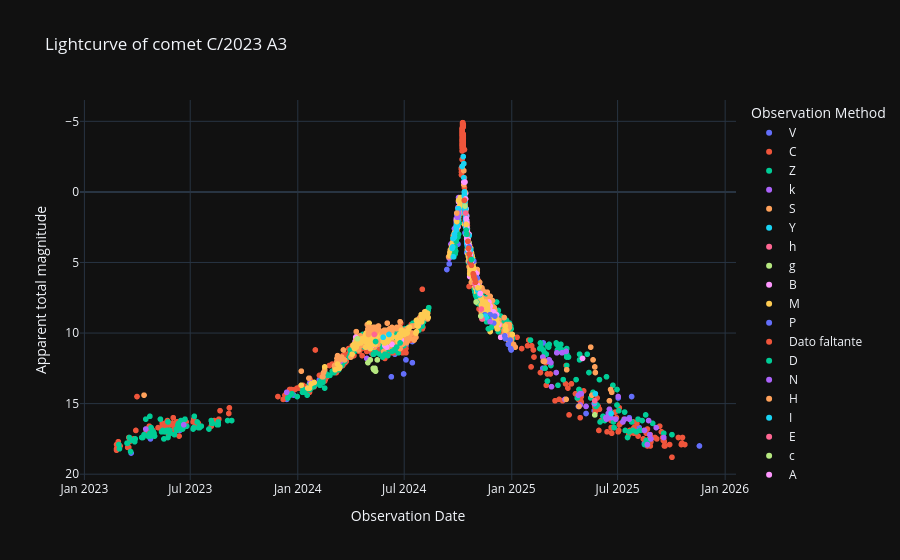

Source (notebook cell):
### Code cell
# Curva de luz cruda.
labels = {'obs_date':'Observation Date','magnitude':'Apparent total magnitude', 'obs_method_key' : 'Observation Method'}
fig = px.scatter(curva_de_luz_cruda_df, x='obs_date', y='magnitude', color='obs_method_key', template= 'plotly_dark', labels= labels, title= f'Lightcurve of comet {nombre_cometa}')
fig.update_yaxes(autorange="reversed")
fig.show()

### Figure 1 — Plotly figure (JSON) as saved in the notebook; plotly's stock layout.template omitted (floating-point values rounded to 4 significant figures; data arrays with more than 128 entries replaced by an {"elided": "..."} marker saying what was removed)
{"data": [{"hovertemplate": "Observation Method=V<br>Observation Date=%{x}<br>Apparent total magnitude=%{y}<extra></extra>", "legendgroup": "V", "marker": {"color": "#636efa", "symbol": "circle"}, "mode": "markers", "name": "V", "showlegend": true, "type": "scattergl", "x": {"elided": "131 str values"}, "xaxis": "x", "y": {"elided": "131 float values"}, "yaxis": "y"}, {"hovertemplate": "Observation Method=C<br>Observation Date=%{x}<br>Apparent total magnitude=%{y}<extra></extra>", "legendgroup": "C", "marker": {"color": "#EF553B", "symbol": "circle"}, "mode": "markers", "name": "C", "showlegend": true, "type": "scattergl", "x": {"elided": "719 str values"}, "xaxis": "x", "y": {"elided": "719 float values"}, "yaxis": "y"}, {"hovertemplate": "Observation Method=Z<br>Observation Date=%{x}<br>Apparent total magnitude=%{y}<extra></extra>", "legendgroup": "Z", "marker": {"color": "#00cc96", "symbol": "circle"}, "mode": "markers", "name": "Z", "showlegend": true, "type": "scattergl", "x": {"elided": "467 str values"}, "xaxis": "x", "y": {"elided": "467 float values"}, "yaxis": "y"}, {"hovertemplate": "Observation Method=k<br>Observation Date=%{x}<br>Apparent total magnitude=%{y}<extra></extra>", "legendgroup": "k", "marker": {"color": "#ab63fa", "symbol": "circle"}, "mode": "markers", "name": "k", "showlegend": true, "type": "scattergl", "x": ["2025-09-18T00:00:00", "2025-09-05T00:00:00", "2025-08-27T00:00:00", "2025-08-25T00:00:00", "2025-08-23T00:00:00", "2025-08-21T00:00:00", "2025-08-16T00:00:00", "2025-07-21T00:00:00", "2025-07-13T00:00:00", "2025-07-10T00:00:00", "2025-07-02T00:00:00", "2025-06-28T00:00:00", "2025-06-20T00:00:00", "2025-06-18T00:00:00", "2025-06-17T00:00:00", "2025-06-16T00:00:00", "2025-06-15T00:00:00", "2025-06-12T00:00:00", "2025-06-11T00:00:00", "2025-05-22T00:00:00", "2025-05-08T00:00:00", "2025-04-30T00:00:00", "2025-04-28T00:00:00", "2025-04-28T00:00:00", "2025-04-26T00:00:00", "2025-04-25T00:00:00", "2025-04-04T00:00:00", "2025-04-02T00:00:00", "2025-03-28T00:00:00", "2025-03-19T00:00:00", "2025-03-18T00:00:00", "2025-03-10T00:00:00", "2025-03-09T00:00:00", "2025-03-06T00:00:00", "2025-03-04T00:00:00", "2025-02-23T00:00:00", "2024-11-29T00:00:00", "2024-11-28T00:00:00", "2024-11-27T00:00:00", "2024-11-22T00:00:00", "2024-11-12T00:00:00", "2024-11-01T00:00:00", "2024-10-28T00:00:00", "2024-10-24T00:00:00", "2024-10-23T00:00:00", "2024-10-20T00:00:00", "2024-10-19T00:00:00", "2024-10-03T00:00:00", "2024-10-02T00:00:00", "2024-10-01T00:00:00", "2024-09-29T00:00:00", "2024-09-28T00:00:00", "2024-09-27T00:00:00", "2024-09-26T00:00:00", "2024-09-26T00:00:00", "2024-09-25T00:00:00", "2024-09-25T00:00:00", "2024-09-25T00:00:00", "2024-09-24T00:00:00", "2024-09-21T00:00:00", "2024-09-19T00:00:00", "2024-09-19T00:00:00", "2024-09-16T00:00:00", "2024-07-28T00:00:00", "2024-06-26T00:00:00", "2024-06-11T00:00:00", "2024-06-10T00:00:00", "2024-05-31T00:00:00", "2024-05-13T00:00:00", "2024-05-13T00:00:00", "2024-05-13T00:00:00", "2024-05-12T00:00:00", "2024-05-12T00:00:00", "2024-05-12T00:00:00", "2024-05-12T00:00:00", "2024-05-07T00:00:00", "2024-05-03T00:00:00", "2024-05-02T00:00:00", "2024-05-01T00:00:00", "2024-05-01T00:00:00", "2024-04-30T00:00:00", "2024-04-28T00:00:00", "2024-04-15T00:00:00", "2024-03-14T00:00:00", "2024-03-05T00:00:00", "2024-01-22T00:00:00", "2023-12-13T00:00:00", "2023-06-20T00:00:00", "2023-04-16T00:00:00"], "xaxis": "x", "y": [17.4, 16.7, 17.5, 17.2, 16.2, 17.9, 16.9, 16.1, 16.1, 16.3, 14.5, 16.1, 16.0, 15.8, 15.4, 16.0, 15.7, 16.1, 16.0, 15.0, 15.2, 14.3, 15.1, 14.3, 15.2, 14.4, 11.3, 14.7, 11.4, 11.4, 12.8, 13.8, 12.1, 11.9, 12.0, 11.7, 8.4, 8.5, 8.1, 8.5, 7.5, 6.2, 6.3, 5.7, 5.6, 4.2, 4.9, 1.2, 0.4, 1.1, 1.5, 1.9, 2.5, 2.6, 2.7, 3.1, 3.1, 2.6, 3.2, 3.6, 4.1, 3.7, 4.7, 9.3, 10.2, 10.7, 10.8, 10.7, 10.9, 9.6, 9.8, 10.0, 10.2, 10.2, 10.4, 10.9, 10.8, 10.2, 9.9, 10.1, 11.0, 11.8, 10.3, 12.0, 12.3, 13.5, 14.2, 16.5, 16.8], "yaxis": "y"}, {"hovertemplate": "Observation Method=S<br>Observation Date=%{x}<br>Apparent total magnitude=%{y}<extra></extra>", "legendgroup": "S", "marker": {"color": "#FFA15A", "symbol": "circle"}, "mode": "markers", "name": "S", "showlegend": true, "type": "scattergl", "x": {"elided": "581 str values"}, "xaxis": "x", "y": {"elided": "581 float values"}, "yaxis": "y"}, {"hovertemplate": "Observation Method=Y<br>Observation Date=%{x}<br>Apparent total magnitude=%{y}<extra></extra>", "legendgroup": "Y", "marker": {"color": "#19d3f3", "symbol": "circle"}, "mode": "markers", "name": "Y", "showlegend": true, "type": "scattergl", "x": ["2025-06-20T00:00:00", "2025-05-24T00:00:00", "2025-05-23T00:00:00"], "xaxis": "x", "y": [15.7, 14.3, 14.9], "yaxis": "y"}, {"hovertemplate": "Observation Method=h<br>Observation Date=%{x}<br>Apparent total magnitude=%{y}<extra></extra>", "legendgroup": "h", "marker": {"color": "#FF6692", "symbol": "circle"}, "mode": "markers", "name": "h", "showlegend": true, "type": "scattergl", "x": ["2025-05-23T00:00:00"], "xaxis": "x", "y": [14.8], "yaxis": "y"}, {"hovertemplate": "Observation Method=g<br>Observation Date=%{x}<br>Apparent total magnitude=%{y}<extra></extra>", "legendgroup": "g", "marker": {"color": "#B6E880", "symbol": "circle"}, "mode": "markers", "name": "g", "showlegend": true, "type": "scattergl", "x": ["2025-05-23T00:00:00"], "xaxis": "x", "y": [15.8], "yaxis": "y"}, {"hovertemplate": "Observation Method=B<br>Observation Date=%{x}<br>Apparent total magnitude=%{y}<extra></extra>", "legendgroup": "B", "marker": {"color": "#FF97FF", "symbol": "circle"}, "mode": "markers", "name": "B", "showlegend": true, "type": "scattergl", "x": {"elided": "164 str values"}, "xaxis": "x", "y": {"elided": "164 float values"}, "yaxis": "y"}, {"hovertemplate": "Observation Method=M<br>Observation Date=%{x}<br>Apparent total magnitude=%{y}<extra></extra>", "legendgroup": "M", "marker": {"color": "#FECB52", "symbol": "circle"}, "mode": "markers", "name": "M", "showlegend": true, "type": "scattergl", "x": {"elided": "554 str values"}, "xaxis": "x", "y": {"elided": "554 float values"}, "yaxis": "y"}, {"hovertemplate": "Observation Method=P<br>Observation Date=%{x}<br>Apparent total magnitude=%{y}<extra></extra>", "legendgroup": "P", "marker": {"color": "#636efa", "symbol": "circle"}, "mode": "markers", "name": "P", "showlegend": true, "type": "scattergl", "x": ["2024-12-31T00:00:00", "2024-12-30T00:00:00", "2024-12-29T00:00:00", "2024-12-26T00:00:00", "2024-12-21T00:00:00", "2024-12-20T00:00:00", "2024-12-03T00:00:00", "2024-12-01T00:00:00", "2024-11-25T00:00:00", "2024-11-23T00:00:00", "2024-11-21T00:00:00", "2024-11-16T00:00:00", "2024-10-28T00:00:00", "2024-10-22T00:00:00", "2024-10-20T00:00:00", "2024-10-16T00:00:00", "2024-10-16T00:00:00", "2024-10-15T00:00:00", "2024-10-14T00:00:00", "2024-10-14T00:00:00", "2024-10-13T00:00:00", "2024-10-13T00:00:00", "2024-10-12T00:00:00", "2024-10-01T00:00:00"], "xaxis": "x", "y": [11.2, 11.1, 10.5, 10.8, 10.4, 10.2, 8.8, 9.3, 8.7, 9.0, 8.9, 8.7, 4.9, 4.2, 4.2, 3.7, 3.2, 2.6, 2.2, 1.8, 2.9, 1.0, 1.3, 3.7], "yaxis": "y"}, {"hovertemplate": "Observation Method=Dato faltante<br>Observation Date=%{x}<br>Apparent total magnitude=%{y}<extra></extra>", "legendgroup": "Dato faltante", "marker": {"color": "#EF553B", "symbol": "circle"}, "mode": "markers", "name": "Dato faltante", "showlegend": true, "type": "scattergl", "x": ["2024-12-01T00:00:00", "2024-11-25T00:00:00", "2024-11-20T00:00:00", "2024-11-11T00:00:00", "2024-10-23T00:00:00", "2024-10-16T00:00:00", "2024-10-16T00:00:00", "2024-10-16T00:00:00", "2024-10-02T00:00:00"], "xaxis": "x", "y": [NaN, NaN, NaN, NaN, NaN, NaN, NaN, NaN, NaN], "yaxis": "y"}, {"hovertemplate": "Observation Method=D<br>Observation Date=%{x}<br>Apparent total magnitude=%{y}<extra></extra>", "legendgroup": "D", "marker": {"color": "#00cc96", "symbol": "circle"}, "mode": "markers", "name": "D", "showlegend": true, "type": "scattergl", "x": ["2024-11-27T00:00:00", "2024-11-22T00:00:00", "2024-11-20T00:00:00", "2024-11-13T00:00:00", "2024-11-02T00:00:00", "2024-11-01T00:00:00", "2024-10-03T00:00:00", "2024-10-02T00:00:00", "2024-10-01T00:00:00", "2024-09-28T00:00:00", "2024-09-27T00:00:00", "2024-09-26T00:00:00", "2024-09-26T00:00:00", "2024-09-25T00:00:00", "2024-09-25T00:00:00", "2024-09-25T00:00:00", "2024-09-24T00:00:00", "2024-06-24T00:00:00", "2024-06-18T00:00:00", "2024-06-10T00:00:00", "2024-06-03T00:00:00", "2024-05-29T00:00:00", "2024-05-25T00:00:00", "2024-05-14T00:00:00", "2024-05-13T00:00:00", "2024-05-10T00:00:00", "2024-05-09T00:00:00"], "xaxis": "x", "y": [9.6, 9.7, 8.9, 8.8, 7.8, 7.4, 2.2, 3.0, 3.2, 3.5, 4.2, 3.9, 4.4, 4.1, 4.4, 4.1, 4.6, 10.7, 11.0, 11.3, 11.6, 11.5, 11.7, 11.4, 10.6, 11.5, 11.5], "yaxis": "y"}, {"hovertemplate": "Observation Method=N<br>Observation Date=%{x}<br>Apparent total magnitude=%{y}<extra></extra>", "legendgroup": "N", "marker": {"color": "#ab63fa", "symbol": "circle"}, "mode": "markers", "name": "N", "showlegend": true, "type": "scattergl", "x": ["2024-11-25T00:00:00"], "xaxis": "x", "y": [9.2], "yaxis": "y"}, {"hovertemplate": "Observation Method=H<br>Observation Date=%{x}<br>Apparent total magnitude=%{y}<extra></extra>", "legendgroup": "H", "marker": {"color": "#FFA15A", "symbol": "circle"}, "mode": "markers", "name": "H", "showlegend": true, "type": "scattergl", "x": ["2024-11-20T00:00:00", "2024-11-13T00:00:00", "2024-11-06T00:00:00", "2024-11-02T00:00:00", "2024-06-24T00:00:00", "2024-06-18T00:00:00", "2024-06-10T00:00:00", "2024-06-03T00:00:00", "2024-05-29T00:00:00", "2024-05-25T00:00:00", "2024-05-14T00:00:00", "2024-05-13T00:00:00", "2024-05-13T00:00:00", "2024-05-12T00:00:00", "2024-05-12T00:00:00", "2024-05-10T00:00:00", "2024-05-09T00:00:00", "2024-05-01T00:00:00", "2024-05-01T00:00:00", "2024-05-01T00:00:00", "2024-05-01T00:00:00"], "xaxis": "x", "y": [7.1, 7.0, 6.4, 6.1, 9.2, 9.6, 9.6, 9.8, 9.9, 9.9, 9.9, 9.6, 10.0, 9.6, 10.0, 9.9, 9.8, 9.6, 10.0, 9.7, 10.1], "yaxis": "y"}, {"hovertemplate": "Observation Method=I<br>Observation Date=%{x}<br>Apparent total magnitude=%{y}<extra></extra>", "legendgroup": "I", "marker": {"color": "#19d3f3", "symbol": "circle"}, "mode": "markers", "name": "I", "showlegend": true, "type": "scattergl", "x": ["2024-11-18T00:00:00", "2024-11-17T00:00:00", "2024-11-07T00:00:00", "2024-11-04T00:00:00", "2024-11-03T00:00:00", "2024-11-01T00:00:00", "2024-10-25T00:00:00", "2024-10-23T00:00:00", "2024-10-23T00:00:00", "2024-10-23T00:00:00", "2024-10-22T00:00:00", "2024-10-22T00:00:00", "2024-10-21T00:00:00", "2024-10-20T00:00:00", "2024-10-20T00:00:00", "2024-10-20T00:00:00", "2024-10-20T00:00:00", "2024-10-20T00:00:00", "2024-10-19T00:00:00", "2024-10-19T00:00:00", "2024-10-19T00:00:00", "2024-10-19T00:00:00", "2024-10-18T00:00:00", "2024-10-18T00:00:00", "2024-10-18T00:00:00", "2024-10-18T00:00:00", "2024-10-17T00:00:00", "2024-10-17T00:00:00", "2024-10-17T00:00:00", "2024-10-17T00:00:00", "2024-10-17T00:00:00", "2024-10-16T00:00:00", "2024-10-16T00:00:00", "2024-10-16T00:00:00", "2024-10-16T00:00:00", "2024-10-16T00:00:00", "2024-10-16T00:00:00", "2024-10-16T00:00:00", "2024-10-16T00:00:00", "2024-10-16T00:00:00", "2024-10-16T00:00:00", "2024-10-15T00:00:00", "2024-10-15T00:00:00", "2024-10-15T00:00:00", "2024-10-15T00:00:00", "2024-10-15T00:00:00", "2024-10-15T00:00:00", "2024-10-15T00:00:00", "2024-10-15T00:00:00", "2024-10-14T00:00:00", "2024-10-14T00:00:00", "2024-10-14T00:00:00", "2024-10-14T00:00:00", "2024-10-14T00:00:00", "2024-10-14T00:00:00", "2024-10-14T00:00:00", "2024-10-13T00:00:00", "2024-10-13T00:00:00", "2024-10-13T00:00:00", "2024-10-13T00:00:00", "2024-10-13T00:00:00", "2024-10-13T00:00:00", "2024-10-13T00:00:00", "2024-10-13T00:00:00", "2024-10-13T00:00:00", "2024-10-13T00:00:00", "2024-10-13T00:00:00", "2024-10-13T00:00:00", "2024-10-13T00:00:00", "2024-10-12T00:00:00", "2024-10-12T00:00:00", "2024-10-12T00:00:00", "2024-10-12T00:00:00", "2024-10-12T00:00:00", "2024-10-11T00:00:00", "2024-10-11T00:00:00", "2024-10-10T00:00:00", "2024-10-08T00:00:00", "2024-10-02T00:00:00", "2024-10-02T00:00:00", "2024-10-02T00:00:00", "2024-10-02T00:00:00", "2024-10-01T00:00:00", "2024-10-01T00:00:00", "2024-10-01T00:00:00", "2024-10-01T00:00:00", "2024-10-01T00:00:00", "2024-10-01T00:00:00", "2024-10-01T00:00:00", "2024-10-01T00:00:00", "2024-09-30T00:00:00", "2024-09-30T00:00:00", "2024-09-30T00:00:00", "2024-09-29T00:00:00", "2024-09-29T00:00:00", "2024-09-29T00:00:00", "2024-09-29T00:00:00", "2024-09-28T00:00:00", "2024-09-28T00:00:00", "2024-09-28T00:00:00", "2024-09-28T00:00:00", "2024-09-28T00:00:00", "2024-09-25T00:00:00", "2024-09-25T00:00:00", "2024-09-25T00:00:00", "2024-09-23T00:00:00", "2024-09-23T00:00:00", "2024-09-22T00:00:00", "2024-09-21T00:00:00"], "xaxis": "x", "y": [8.9, 8.8, 7.3, 7.0, 6.8, 6.7, 4.8, 4.6, 4.5, 4.1, 4.7, 4.6, 4.5, 4.3, 4.2, 4.2, 4.3, 3.1, 3.8, 3.6, 3.7, 4.0, 4.2, 3.4, 3.7, 4.0, 3.8, 3.7, 2.6, 3.3, 3.5, 3.6, 3.2, 2.7, 3.5, 3.1, 2.6, 3.2, 3.0, 3.1, 2.5, 2.0, 2.5, 3.0, 3.0, 2.0, 1.9, 2.7, 2.5, 1.6, 1.2, 1.8, 2.0, 2.0, 1.9, 2.5, 1.5, 1.5, 1.2, 0.7, 1.0, 0.5, 1.0, 1.0, 1.0, 0.4, 1.0, 1.1, 1.2, 0.3, 0.6, 0.0, 0.0, 0.2, -1.0, -2.0, -2.5, -1.8, 1.6, 1.2, 1.5, 1.5, 1.2, 1.8, 2.0, 1.9, 2.0, 2.0, 1.7, 2.0, 2.0, 2.0, 2.4, 2.1, 2.3, 2.3, 2.2, 2.4, 2.5, 2.7, 2.7, 2.5, 3.0, 3.0, 3.2, 3.3, 4.6, 3.9, 4.0], "yaxis": "y"}, {"hovertemplate": "Observation Method=E<br>Observation Date=%{x}<br>Apparent total magnitude=%{y}<extra></extra>", "legendgroup": "E", "marker": {"color": "#FF6692", "symbol": "circle"}, "mode": "markers", "name": "E", "showlegend": true, "type": "scattergl", "x": ["2024-11-11T00:00:00", "2024-11-10T00:00:00", "2024-11-02T00:00:00", "2024-10-31T00:00:00", "2024-10-30T00:00:00", "2024-10-29T00:00:00", "2024-10-23T00:00:00", "2024-10-22T00:00:00", "2024-10-14T00:00:00", "2024-05-11T00:00:00"], "xaxis": "x", "y": [9.0, 8.3, 6.7, 6.6, 6.5, 6.3, 4.8, 4.4, 1.5, 10.1], "yaxis": "y"}, {"hovertemplate": "Observation Method=c<br>Observation Date=%{x}<br>Apparent total magnitude=%{y}<extra></extra>", "legendgroup": "c", "marker": {"color": "#B6E880", "symbol": "circle"}, "mode": "markers", "name": "c", "showlegend": true, "type": "scattergl", "x": ["2024-11-09T00:00:00", "2024-11-01T00:00:00", "2024-10-13T00:00:00", "2024-05-16T00:00:00", "2024-05-13T00:00:00", "2024-05-12T00:00:00", "2024-05-10T00:00:00", "2024-05-09T00:00:00", "2024-05-04T00:00:00", "2024-04-30T00:00:00", "2024-04-12T00:00:00"], "xaxis": "x", "y": [8.8, 7.8, 1.0, 11.9, 12.7, 12.5, 12.6, 12.5, 11.9, 12.1, 10.4], "yaxis": "y"}, {"hovertemplate": "Observation Method=A<br>Observation Date=%{x}<br>Apparent total magnitude=%{y}<extra></extra>", "legendgroup": "A", "marker": {"color": "#FF97FF", "symbol": "circle"}, "mode": "markers", "name": "A", "showlegend": true, "type": "scattergl", "x": ["2024-11-08T00:00:00", "2024-11-03T00:00:00", "2024-11-02T00:00:00", "2024-10-24T00:00:00", "2024-10-22T00:00:00", "2024-10-20T00:00:00", "2024-10-19T00:00:00", "2024-10-18T00:00:00", "2024-10-18T00:00:00", "2024-10-17T00:00:00", "2024-10-16T00:00:00", "2024-10-16T00:00:00", "2024-10-16T00:00:00", "2024-10-15T00:00:00", "2024-10-14T00:00:00", "2024-10-13T00:00:00"], "xaxis": "x", "y": [7.2, 6.6, 5.8, 4.9, 4.5, 3.8, 4.1, 3.6, 3.4, 2.8, 2.5, 3.3, 2.2, 1.9, 0.5, -0.7], "yaxis": "y"}, {"hovertemplate": "Observation Method=O<br>Observation Date=%{x}<br>Apparent total magnitude=%{y}<extra></extra>", "legendgroup": "O", "marker": {"color": "#FECB52", "symbol": "circle"}, "mode": "markers", "name": "O", "showlegend": true, "type": "scattergl", "x": ["2024-11-04T00:00:00", "2024-10-30T00:00:00", "2024-10-28T00:00:00", "2024-10-27T00:00:00", "2024-10-22T00:00:00", "2024-10-21T00:00:00", "2024-10-15T00:00:00", "2024-09-29T00:00:00"], "xaxis": "x", "y": [6.8, 6.3, 6.0, 5.9, 5.0, 4.8, 2.3, 2.1], "yaxis": "y"}, {"hovertemplate": "Observation Method=T<br>Observation Date=%{x}<br>Apparent total magnitude=%{y}<extra></extra>", "legendgroup": "T", "marker": {"color": "#636efa", "symbol": "circle"}, "mode": "markers", "name": "T", "showlegend": true, "type": "scattergl", "x": ["2024-11-03T00:00:00", "2024-10-21T00:00:00", "2024-10-20T00:00:00"], "xaxis": "x", "y": [6.1, 5.0, 3.9], "yaxis": "y"}, {"hovertemplate": "Observation Method=-<br>Observation Date=%{x}<br>Apparent total magnitude=%{y}<extra></extra>", "legendgroup": "-", "marker": {"color": "#EF553B", "symbol": "circle"}, "mode": "markers", "name": "-", "showlegend": true, "type": "scattergl", "x": ["2024-10-31T00:00:00", "2024-10-30T00:00:00", "2024-10-29T00:00:00", "2024-10-28T00:00:00", "2024-10-28T00:00:00", "2024-10-27T00:00:00", "2024-10-24T00:00:00", "2024-10-22T00:00:00", "2024-10-22T00:00:00", "2024-10-20T00:00:00", "2024-10-19T00:00:00", "2024-10-18T00:00:00", "2024-10-17T00:00:00", "2024-10-12T00:00:00", "2024-10-12T00:00:00", "2024-10-12T00:00:00", "2024-10-12T00:00:00", "2024-10-09T00:00:00"], "xaxis": "x", "y": [6.4, 6.2, 6.1, 6.0, 5.9, 5.8, 5.2, 5.0, 4.7, 4.4, 4.0, 3.5, 3.0, 0.6, 0.6, -3.0, -3.0, -3.0], "yaxis": "y"}, {"hovertemplate": "Observation Method=G<br>Observation Date=%{x}<br>Apparent total magnitude=%{y}<extra></extra>", "legendgroup": "G", "marker": {"color": "#00cc96", "symbol": "circle"}, "mode": "markers", "name": "G", "showlegend": true, "type": "scattergl", "x": ["2024-10-24T00:00:00", "2024-10-16T00:00:00", "2024-10-15T00:00:00"], "xaxis": "x", "y": [4.8, 3.0, 2.7], "yaxis": "y"}, {"hovertemplate": "Observation Method=t<br>Observation Date=%{x}<br>Apparent total magnitude=%{y}<extra></extra>", "legendgroup": "t", "marker": {"color": "#ab63fa", "symbol": "circle"}, "mode": "markers", "name": "t", "showlegend": true, "type": "scattergl", "x": ["2024-10-02T00:00:00", "2024-09-30T00:00:00"], "xaxis": "x", "y": [1.5, 1.8], "yaxis": "y"}, {"hovertemplate": "Observation Method=i<br>Observation Date=%{x}<br>Apparent total magnitude=%{y}<extra></extra>", "legendgroup": "i", "marker": {"color": "#FFA15A", "symbol": "circle"}, "mode": "markers", "name": "i", "showlegend": true, "type": "scattergl", "x": ["2024-09-29T00:00:00"], "xaxis": "x", "y": [1.5], "yaxis": "y"}, {"hovertemplate": "Observation Method=d<br>Observation Date=%{x}<br>Apparent total magnitude=%{y}<extra></extra>", "legendgroup": "d", "marker": {"color": "#19d3f3", "symbol": "circle"}, "mode": "markers", "name": "d", "showlegend": true, "type": "scattergl", "x": ["2024-06-05T00:00:00", "2024-05-26T00:00:00"], "xaxis": "x", "y": [10.1, 10.3], "yaxis": "y"}], "layout": {"legend": {"title": {"text": "Observation Method"}, "tracegroupgap": 0}, "title": {"text": "Lightcurve of comet C/2023 A3"}, "xaxis": {"anchor": "y", "domain": [0, 1], "title": {"text": "Observation Date"}}, "yaxis": {"anchor": "x", "autorange": "reversed", "domain": [0, 1], "title": {"text": "Apparent total magnitude"}}}}
